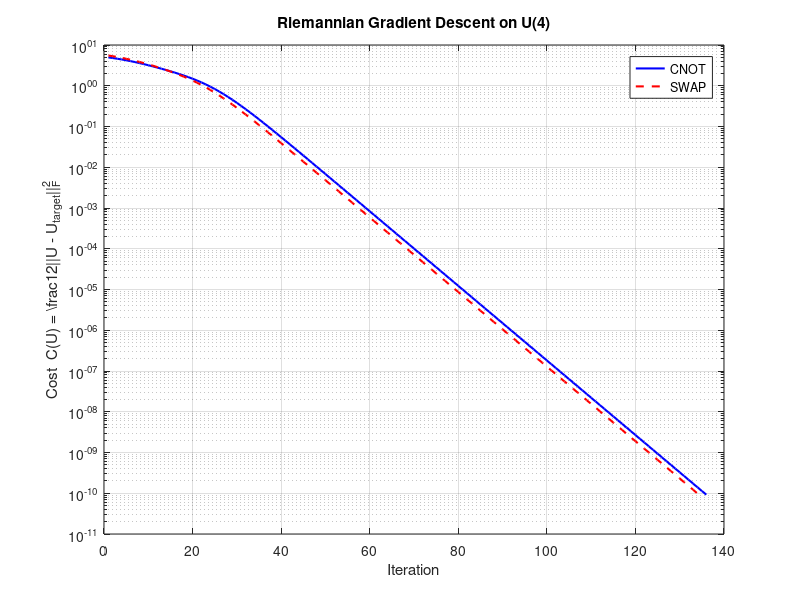

The MATLAB source for this figure:
% demo.m — Quantum Gate Optimization Demo (v9.27 OMEGA EDITION)
%
% Demonstrates Riemannian gradient descent on the unitary group U(n) to
% recover a target gate (CNOT or SWAP) from a random initial unitary.
%
% This demo illustrates the core mathematical object of the Unitary Manifold:
% the group U(n) on which the 5D Kaluza-Klein braided-winding modes live.
% The optimization here mirrors the FTUM fixed-point iteration of
% omega/omega_synthesis.py — convergence on the Bekenstein-Hawking entropy
% S* = A/(4G) is the same Riemannian retraction applied to physical fields.
%
% Usage (MATLAB / Octave):
%   demo          % runs both CNOT and SWAP optimizations
%
% Algorithm
% ---------
% Cost function   : C(U) = (1/2) * ||U - U_target||_F^2
% Euclidean grad  : nabla C = U - U_target
% Riemannian grad : G_skew  = skew_herm(U' * nabla C)   (tangent at U)
% Retraction      : U_new   = U * expm(-lr * G_skew)    (stays on U(n))
%
% Validation
% ----------
% After each optimization run, check_unitarity() verifies
%   ||U'*U - I||_F < epsilon
%
% Physics connection (v9.27)
% --------------------------
% The (5,7) braided winding sector predicts:
%   n_s   = 0.9635   (Planck CMB: 0.9649 ± 0.0042, < 1σ)
%   r     = 0.0315   (BICEP/Keck: < 0.036, satisfied)
%   beta  = 0.331 deg  (LiteBIRD ~2032 will discriminate vs 0.273 deg sector)
% Reproducible from Python:  python VERIFY.py
% Full engine:               from omega.omega_synthesis import UniversalEngine
%
% License: Defensive Public Commons License v1.0 (2026) — see LICENSE
%          Free for all, forever. No patents. No commercial gatekeeping.
% Author : ThomasCory Walker-Pearson, 2026

function demo()

    fprintf('=============================================\n');
    fprintf('  Quantum Gate Optimization Demo (demo.m)   \n');
    fprintf('=============================================\n\n');

    % ------------------------------------------------------------------ %
    % Target gates (standard computational-basis ordering)               %
    % ------------------------------------------------------------------ %

    % CNOT  (control qubit = row 1, target qubit = row 2)
    CNOT = [1 0 0 0;
            0 1 0 0;
            0 0 0 1;
            0 0 1 0];

    % SWAP
    SWAP = [1 0 0 0;
            0 0 1 0;
            0 1 0 0;
            0 0 0 1];

    epsilon = 1e-6;   % unitarity tolerance

    % ------------------------------------------------------------------ %
    % Optimize towards CNOT                                               %
    % ------------------------------------------------------------------ %
    fprintf('--- Optimizing towards CNOT gate ---\n');
    [U_cnot, hist_cnot] = optimize_gate(CNOT, 'CNOT', 0.1, 1000, 1e-10);
    check_unitarity(U_cnot, 'CNOT', epsilon);
    fprintf('\n');

    % ------------------------------------------------------------------ %
    % Optimize towards SWAP                                               %
    % ------------------------------------------------------------------ %
    fprintf('--- Optimizing towards SWAP gate ---\n');
    [U_swap, hist_swap] = optimize_gate(SWAP, 'SWAP', 0.1, 1000, 1e-10);
    check_unitarity(U_swap, 'SWAP', epsilon);
    fprintf('\n');

    % ------------------------------------------------------------------ %
    % Optional: plot convergence if graphics are available               %
    % ------------------------------------------------------------------ %
    try
        figure('Name', 'Gate Optimization Convergence');
        semilogy(hist_cnot, 'b-',  'LineWidth', 1.5, 'DisplayName', 'CNOT'); hold on;
        semilogy(hist_swap, 'r--', 'LineWidth', 1.5, 'DisplayName', 'SWAP');
        xlabel('Iteration');
        ylabel('Cost  C(U) = \frac{1}{2}||U - U_{target}||_F^2');
        title('Riemannian Gradient Descent on U(4)');
        legend('Location', 'best');
        grid on;
        fprintf('Convergence plot displayed.\n');
    catch
        % Non-interactive environment — skip plotting silently.
    end

end % function demo


% ===================================================================== %
%  optimize_gate                                                         %
% ===================================================================== %
function [U, cost_history] = optimize_gate(U_target, name, lr, max_iter, tol)
% OPTIMIZE_GATE  Riemannian gradient descent to find U ≈ U_target.
%
%   [U, cost_history] = optimize_gate(U_target, name, lr, max_iter, tol)
%
%   Inputs
%   ------
%   U_target  : n×n unitary target matrix
%   name      : string label for display
%   lr        : learning rate (step size)
%   max_iter  : maximum number of iterations
%   tol       : cost tolerance for early stopping
%
%   Outputs
%   -------
%   U            : optimized n×n unitary matrix
%   cost_history : vector of cost values per iteration

    n = size(U_target, 1);

    % Random initial unitary via QR decomposition of a complex Gaussian matrix
    [U, ~] = qr(randn(n) + 1i * randn(n));

    cost_history = zeros(max_iter, 1);
    converged_iter = max_iter;

    for k = 1:max_iter

        % Euclidean gradient: dC/dU* = U - U_target
        grad_euc = U - U_target;

        % Project onto tangent space of U(n) at U:
        %   G     = U' * grad_euc         (n×n complex matrix)
        %   G_skew = (G - G') / 2         (skew-Hermitian part)
        G       = U' * grad_euc;
        G_skew  = (G - G') / 2;

        % Retraction: geodesic step via matrix exponential
        U = U * expm(-lr * G_skew);

        % Cost  C(U) = (1/2) * ||U - U_target||_F^2
        diff           = U - U_target;
        cost_history(k) = 0.5 * real(trace(diff' * diff));

        % Progress reporting every 100 iterations
        if mod(k, 100) == 0
            fprintf('  [%s]  iter %4d : cost = %.4e\n', name, k, cost_history(k));
        end

        % Early stopping
        if cost_history(k) < tol
            converged_iter = k;
            fprintf('  [%s]  Converged at iteration %d  (cost = %.4e)\n', ...
                    name, k, cost_history(k));
            break;
        end

    end

    cost_history = cost_history(1:converged_iter);

    if converged_iter == max_iter
        fprintf('  [%s]  Reached max_iter=%d  (final cost = %.4e)\n', ...
                name, max_iter, cost_history(end));
    end

end % function optimize_gate


% ===================================================================== %
%  check_unitarity                                                       %
% ===================================================================== %
function pass = check_unitarity(U, name, epsilon)
% CHECK_UNITARITY  Verify that U is numerically unitary.
%
%   pass = check_unitarity(U, name, epsilon)
%
%   Tests the Frobenius-norm condition
%       ||U' * U  -  I||_F  <  epsilon
%
%   Inputs
%   ------
%   U       : n×n matrix to validate
%   name    : string label for display
%   epsilon : tolerance (e.g. 1e-6)
%
%   Output
%   ------
%   pass : logical true if the condition is satisfied, false otherwise

    n   = size(U, 1);
    err = norm(U' * U - eye(n), 'fro');

    if err < epsilon
        fprintf('  [PASS]  %s  ||U^dagger U - I||_F = %.3e  <  eps = %.0e\n', ...
                name, err, epsilon);
        pass = true;
    else
        fprintf('  [FAIL]  %s  ||U^dagger U - I||_F = %.3e  >=  eps = %.0e\n', ...
                name, err, epsilon);
        pass = false;
    end

end % function check_unitarity
